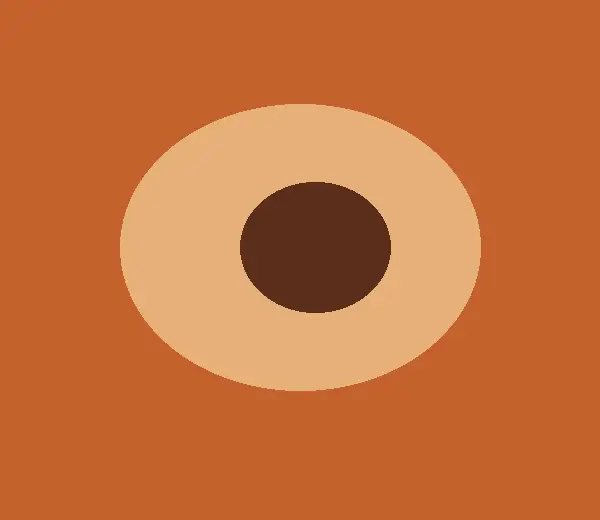
#> input picture 5s/test/fixture/img/i001.webp, 600 x 520 px
$ python -i build_deck.py   (imports and definitions only)
#> lines starting #> are read from the running program, lines starting #| are printed output that depends on the picture
#> further down, picture is the input picture: PIL image 600x520 RGB; mean R, G, B 198.2, 111.9, 59.6
#!/usr/bin/env python3
"""Build the 5s deck from the art database.

    artworks.db + Artsy artist genes + Artsy images  ->  dist/deck.json, dist/img/*.webp, dist/logo.webp

The deck is drawn from the artist's 5,021 Artsy saves: 80 cards per kind (image, object, space,
surface, colour) where the data allows. Every network result is cached under data/5s/ (artist genes,
gene families, downloaded images, texture analysis), so a re-run is cheap and the script can be
stopped and resumed at any point. Output goes to 5s/dist/, which is gitignored with data/: both hold
Artsy-derived material and the repository is public.

How the cards are chosen (greedy, seeded, so the same caches give the same deck):
  - eligible: an image, three Artsy colours and a title; not Ephemera, Reproduction, Books and
    Portfolios, Video/Film/Animation, Performance Art or Other (a missing category is inferred from
    the medium when that is unambiguous, e.g. "oil on canvas" -> Painting).
  - space first (scarcest): Architecture; Installations that name a room or a site or are made of
    light; pictures whose artists carry place genes (landscapes, cityscapes, interiors, ...) and whose
    titles name a place but not a figure. Then object (Design, Sculpture, Textiles, Jewelry, Fashion,
    3-D Mixed Media), surface (the best texture window of the likeliest works), image (the other
    pictures) and colour (any unused work, aimed at an even spread of chords and hues).
  - at most 2 cards per artist across the deck and 1 per kind; every card a different work; each
    pick weighs its quality against how under-represented its chord, hue, era and place still are.
  - surfaces skip artists of words and faces (text, typography, portrait genes), crops with lines of
    lettering, and a short list of works seen in review of the contact sheets.

After the Artsy cards come the artist's Architectural Authority bookmarks: buildings.json holds the
choices for each (hero photo, surface crop, materials, genes), data/aa/ the pages and photos that
gather_buildings.py fetched. Each gives a space card (b001...; an object card where buildings.json says
"kind": "object") and, where a crop was chosen, a surface card (m001...); their colours come from the app's own k-means (src/bring.js, through node).

Usage:  python3 5s/build_deck.py [--fetch-only] [--no-logo] [--out DIR]
"""
import argparse
import base64
import colorsys
import io
import json
import math
import random
import re
import sqlite3
import subprocess
import threading
import time
import urllib.error
import urllib.request
from concurrent.futures import ThreadPoolExecutor
from datetime import date
from pathlib import Path

import numpy as np
from PIL import Image, ImageDraw, ImageFilter, ImageOps

HERE = Path(__file__).resolve().parent
REPO = HERE.parent
DATA = REPO / "data" / "5s"
DB = DATA / "artworks.db"
IMG_CACHE = DATA / "images"
ARTISTS_JSON = DATA / "artist_genes.json"
FAMILIES_JSON = DATA / "gene_families.json"
TEXTURE_JSON = DATA / "texture_analysis.json"
DIST = HERE / "dist"
OUT_IMG = DIST / "img"
LOGO_SRC = HERE / "logo-source.jpg"
BUILDINGS_JSON = HERE / "buildings.json"   # the buildings' curated choices (committed)
AA = REPO / "data" / "aa"                  # their pages and photos, from gather_buildings.py
BRING_JS = HERE / "src" / "bring.js"       # the app's own colour k-means

GRAPHQL = "https://metaphysics-production.artsy.net/v2"
GENE_API = "https://api.artsy.net/api/v1/gene/"
UA = "5s-deck-builder/1 (a personal art database; low volume)"

PER_KIND = 80
KINDS = ["image", "object", "space", "surface", "colour"]
LETTER = {"image": "i", "object": "o", "space": "s", "surface": "u", "colour": "c"}
SEED = 5

EXCLUDED_CATEGORIES = {"Ephemera or Merchandise", "Reproduction", "Books and Portfolios",
                       "Video/Film/Animation", "Performance Art", "Other"}
OBJECT_CATEGORIES = {"Design/Decorative Art", "Sculpture", "Textile Arts", "Jewelry",
                     "Fashion Design and Wearable Art"}
SPACE_CATEGORIES = {"Architecture", "Installation"}
PICTURE_CATEGORIES = {"Painting", "Print", "Photography", "Drawing, Collage or other Work on Paper",
                      "Mixed Media", "Posters"}
KEPT_FAMILIES = {"Visual Qualities", "Design Concepts and Techniques", "Styles and Movements",
                 "Subject Matter"}

ERA_BUCKETS = [(1799, "Before 1800"), (1899, "1800s"), (1945, "1900–45"), (1969, "1945–69"),
               (1999, "1970–99"), (2009, "2000s"), (9999, "2010s–now")]


def log(*a):
    print(*a, flush=True)


# ----------------------------------------------------------------------------------------------
# cache helpers
# ----------------------------------------------------------------------------------------------

_json_lock = threading.Lock()


# [71 lines left out: functions load_json, save_json, http, load_works, artist_ids, artist_display, not called in this run]


INFER_CATEGORY = [  # for works the database left without a category: only confident cases
    (r"gelatin silver|silver gelatin|chromogenic|c-print|archival pigment|pigment print|inkjet|ink-jet|"
     r"albumen|platinum print|palladium print|dye transfer|cibachrome|ilfochrome|polaroid|photograph",
     "Photography"),
    (r"lithograph|screenprint|screen print|silkscreen|serigraph|etching|aquatint|drypoint|woodcut|"
     r"linocut|engraving|intaglio", "Print"),
    (r"\boil on\b|\bacrylic on\b|\boil and\b|\bon canvas\b|\bon linen\b|tempera|dispersion on", "Painting"),
    (r"\bon paper\b|charcoal|pastel|pencil|graphite|watercolou?r|gouache|\bink on\b|collage",
     "Drawing, Collage or other Work on Paper"),
    (r"\bbronze\b|fired clay|stoneware|earthenware|porcelain|\bceramic\b|\bmarble\b|cast iron",
     "Sculpture"),
]


# [15 lines left out: functions category_of, eligible, not called in this run]


def image_url(w, size):
    return re.sub(r"/large\.jpg$", f"/{size}.jpg", w["image_url"])


# ----------------------------------------------------------------------------------------------
# artist genes (Artsy GraphQL) and gene families (Artsy v1 gene endpoint), cached
# ----------------------------------------------------------------------------------------------

# [60 lines left out: functions fetch_artists, fetch_families, not called in this run]


# ----------------------------------------------------------------------------------------------
# catalog: materials, era, place
# ----------------------------------------------------------------------------------------------

# Photographic process words are matched first and removed, so "gelatin silver print" is a
# photograph and not silver, and "inkjet" is not ink.
PHOTO_RE = (r"gelatin[- ]silver|silver[- ]gelatin|albumen(?: silver)?|silver dye bleach|dye destruction|"
            r"chromogenic|c-print|\bc print|type[- ]c\b|archival pigment|pigment print|pigmented inkjet|"
            r"ink-?jet|gicl[ée]e|digital (?:c-)?print|lambda|platinum|palladium|cyanotype|dye[- ]transfer|"
            r"dye[- ]sublimation|cibachrome|ilfochrome|polaroid|daguerreotype|tintype|photogravure|"
            r"photograph\w*|\bphoto\b|salt(?:ed)? paper print|fujiflex|diasec|carbon print")
MATERIAL_TABLE = [
    ("screenprint", r"screen ?-?print\w*|silk ?-?screen\w*|serigraph\w*|pochoir|stencil|kappazuri"),
    ("lithograph", r"lithograph\w*|\blitho\b|offset"),
    ("woodcut", r"woodcut|wood ?block|wood engraving|linocut|lino ?cut|linoleum cut|relief print"),
    ("etching", r"etching(?! paper)|aquatint|drypoint|engraving|intaglio|mezzotint|soft[- ]ground|"
                r"collagraph|carborundum"),
    ("plastic", r"acrylic (?:glass|sheet|box|case|cube|block|panel|mirror)|plexi\w*|perspex|lucite|"
                r"plastic\w*|polycarbonate|polyurethane|polystyrene|polyethylene|polypropylene|vinyl|"
                r"\bpvc\b|silicone|\babs\b|rubber|foam|nylon"),
    ("pastel", r"pastel|(?<!black )chalk"),
    ("oil", r"\boils?\b|oil ?stick"),
    ("acrylic", r"acrylic|dispersion|synthetic polymer"),
    ("watercolour", r"water ?colou?r"),
    ("gouache", r"gouache"),
    ("ink", r"\binks?\b|sumi|felt[- ]tip|marker"),
    ("graphite", r"graphite|pencil|silverpoint"),
    ("charcoal", r"charcoal|conté|conte crayon|black chalk"),
    ("tempera", r"tempera"),
    ("canvas", r"canvas"),
    ("linen", r"linen|leinen"),
    ("panel", r"panel|masonite|hardboard|\bboard\b|\bmdf\b"),
    ("porcelain", r"porcelain|bone china"),
    ("ceramic", r"ceramic|stoneware|earthenware|terra ?-?cotta|\bclay\b|glazed?\b|raku|faience|majolica|"
                r"maiolica|slip\b"),
    ("marble", r"marble"),
    ("stone", r"\bstone\b|granite|limestone|sandstone|slate|basalt|onyx|travertine|alabaster|soapstone|"
              r"\bjade\b|obsidian|quartz"),
    ("concrete", r"concrete|cement"),
    ("plaster", r"plaster|stucco|hydrocal"),
    ("resin", r"resin|epoxy|fib(?:er|re) ?glass"),
    ("glass", r"glass|crystal"),
    ("bronze", r"bronze"),
    ("steel", r"steel"),
    ("iron", r"\biron\b|wrought"),
    ("aluminium", r"alumin(?:i)?um"),
    ("brass", r"brass"),
    ("copper", r"copper"),
    ("silver", r"silver|sterling"),
    ("gold", r"\bgold|gilt|gilded|gilding"),
    ("wood", r"\bwood(?!cut|block| engraving)\w*|walnut|\boak\b|teak|plywood|birch|maple|\bpine\b|beech|"
             r"mahogany|rosewood|\bash\b|cherry|bamboo|cedar|ebon\w*|veneer|timber|\belm\b|wenge|"
             r"palisander|jacaranda|rattan|cane\b|wicker"),
    ("wool", r"wool|mohair|cashmere|alpaca|merino"),
    ("silk", r"\bsilk\b(?! ?-?screen)"),
    ("cotton", r"cotton"),
    ("felt", r"\bfelt\b(?![- ]tip)"),
    ("leather", r"leather|suede|\bhide\b"),
    ("textile", r"textile|fabric|cloth|tapestry|embroider\w*|weav\w*|woven|thread|yarn|\brugs?\b|carpet|"
                r"quilt\w*|burlap|jute|hemp|denim|velvet|\blace\b|sisal|fib(?:er|re)s?\b|tuft\w*"),
    ("neon", r"\bneon\b|fluorescent|\bled\b|light ?bulbs?"),
    ("video", r"\bvideo\b|\bfilm\b|animation|\btv\b|television"),
    ("found objects", r"found object\w*|readymade|ready-made|objects"),
    ("mixed media", r"mixed[- ]media|assemblage|collage|combine"),
    ("paper", r"paper|card ?board|cardstock|vellum|newsprint|newspaper|\bjapon\b|washi|rives|arches"),
]


# [46 lines left out: functions materials_of, parse_year, era_of, not called in this run]


DEMONYMS = {
    "american": "United States", "us": "United States", "usa": "United States",
    "french": "France", "british": "United Kingdom", "english": "United Kingdom",
    "scottish": "United Kingdom", "welsh": "United Kingdom", "spanish": "Spain", "catalan": "Spain",
    "italian": "Italy", "german": "Germany", "dutch": "Netherlands", "flemish": "Belgium",
    "japanese": "Japan", "japan": "Japan", "swiss": "Switzerland", "chinese": "China", "russian": "Russia",
    "south korean": "South Korea", "korean": "South Korea", "korea": "South Korea",
    "australian": "Australia", "colombian": "Colombia", "belgian": "Belgium", "swedish": "Sweden",
    "brazilian": "Brazil", "austrian": "Austria", "canadian": "Canada", "danish": "Denmark",
    "argentine": "Argentina", "argentinian": "Argentina", "hungarian": "Hungary", "finnish": "Finland",
    "cuban": "Cuba", "iranian": "Iran", "south african": "South Africa", "romanian": "Romania",
    "mexican": "Mexico", "guyanese": "Guyana", "kenyan": "Kenya", "chilean": "Chile",
    "armenian": "Armenia", "iraqi": "Iraq", "polish": "Poland", "venezuelan": "Venezuela",
    "uruguayan": "Uruguay", "singaporean": "Singapore", "puerto rican": "Puerto Rico",
    "hong kong": "Hong Kong", "portuguese": "Portugal", "lithuanian": "Lithuania",
    "indonesian": "Indonesia", "filipino": "Philippines", "ethiopian": "Ethiopia",
    "ukrainian": "Ukraine", "ukraninan": "Ukraine", "peruvian": "Peru", "pakistani": "Pakistan",
    "norwegian": "Norway", "israeli": "Israel", "irish": "Ireland", "indian": "India", "greek": "Greece",
    "egyptian": "Egypt", "bulgarian": "Bulgaria", "turkish": "Turkey", "taiwanese": "Taiwan",
    "lebanese": "Lebanon", "guatemalan": "Guatemala", "georgian": "Georgia", "bosnian": "Bosnia and Herzegovina",
    "beninese": "Benin", "zimbabwean": "Zimbabwe", "vietnamese": "Vietnam", "thai": "Thailand",
    "sudanese": "Sudan", "slovene": "Slovenia", "slovenian": "Slovenia", "nigerian": "Nigeria",
    "luxembourgish": "Luxembourg", "latvian": "Latvia", "ivorian": "Côte d'Ivoire", "czech": "Czechia",
    "cypriot": "Cyprus", "burkinabé": "Burkina Faso", "burkinabe": "Burkina Faso", "icelandic": "Iceland",
    "ghanaian": "Ghana", "senegalese": "Senegal", "malian": "Mali", "moroccan": "Morocco",
    "algerian": "Algeria", "tunisian": "Tunisia", "saudi": "Saudi Arabia", "emirati": "United Arab Emirates",
    "syrian": "Syria", "palestinian": "Palestine", "jordanian": "Jordan", "afghan": "Afghanistan",
    "bangladeshi": "Bangladesh", "sri lankan": "Sri Lanka", "nepalese": "Nepal", "malaysian": "Malaysia",
    "new zealand": "New Zealand", "new zealander": "New Zealand", "ecuadorian": "Ecuador",
    "bolivian": "Bolivia", "paraguayan": "Paraguay", "costa rican": "Costa Rica", "panamanian": "Panama",
    "dominican": "Dominican Republic", "haitian": "Haiti", "jamaican": "Jamaica", "trinidadian": "Trinidad and Tobago",
    "croatian": "Croatia", "serbian": "Serbia", "slovak": "Slovakia", "estonian": "Estonia",
    "belarusian": "Belarus", "macedonian": "North Macedonia", "albanian": "Albania", "maltese": "Malta",
    "mongolian": "Mongolia", "cameroonian": "Cameroon", "congolese": "DR Congo", "ugandan": "Uganda",
    "tanzanian": "Tanzania", "zambian": "Zambia", "mozambican": "Mozambique", "angolan": "Angola",
    "namibian": "Namibia", "botswanan": "Botswana", "native american": "United States",
    "indigenous australian": "Australia", "chickasaw": "United States", "tlingit": "United States",
    "salvadoran": "El Salvador", "honduran": "Honduras", "nicaraguan": "Nicaragua", "scandinavian": None,
}


# [20 lines left out: function place_of, not called in this run]


# ----------------------------------------------------------------------------------------------
# colour: hue names and chords (for spreading the deck; the app has its own FiveS.chord)
# ----------------------------------------------------------------------------------------------

HUE_NAMES = ["red", "orange", "yellow", "lime", "green", "mint", "cyan", "azure", "blue", "violet",
             "magenta", "rose"]


def hex_rgb(h):
    h = h.lstrip("#")
    return tuple(int(h[i:i + 2], 16) / 255 for i in (0, 2, 4))


# [4 lines left out: function hsl, not called in this run]


def chroma(h):
    r, g, b = hex_rgb(h)
    return max(r, g, b) - min(r, g, b)


def is_neutral(h):
    _, s, l = hsl(h)
    return chroma(h) < 0.10 or s < 0.12 or l < 0.07 or l > 0.95


# [5 lines left out: function hue_name, not called in this run]


def hue_dist(a, b):
    d = abs(a - b) % 360
    return min(d, 360 - d)


# [25 lines left out: functions chord_of, main_hue, not called in this run]


def lum(h):
    r, g, b = hex_rgb(h)
    return 0.2126 * r + 0.7152 * g + 0.0722 * b


# [4 lines left out: function colour_spread, not called in this run]


# ----------------------------------------------------------------------------------------------
# images
# ----------------------------------------------------------------------------------------------

_last_fetch = [0.0]
_fetch_lock = threading.Lock()


# [37 lines left out: functions cached_image, open_rgb, best_source, not called in this run]


# ----------------------------------------------------------------------------------------------
# texture analysis: find the best square window for a Surface card
# ----------------------------------------------------------------------------------------------

def box_mean(a, k):
    """Mean over k x k boxes at every position (valid), via an integral image."""
    c = np.pad(a, ((1, 0), (1, 0))).cumsum(0).cumsum(1)
    return (c[k:, k:] - c[:-k, k:] - c[k:, :-k] + c[:-k, :-k]) / (k * k)


def analyse_texture(im, side_frac=0.25, cells=4):
    """Score square windows (side = side_frac of the shorter side) for all-over texture.

    Works on a copy scaled so the window is 96 px. A window scores by the weakest of its 4x4
    sub-cells (so a window with a blank void, a background corner or a smooth sky loses), damped
    when a single line dominates it (a frame edge, a silhouette, a horizon), when much of it is
    near-white or near-black paper/ground (text, blank margins), and kept off the outer 9% (frames,
    mats, borders). Returns dict(score, x, y, s as fractions of the image, density).
    """
#> called with side_frac = 0.25, cells = 4
    W, H = im.size
    win = 96
    scale = win / (side_frac * min(W, H))
    aw, ah = max(win + 2, round(W * scale)), max(win + 2, round(H * scale))
    small = im.resize((aw, ah), Image.LANCZOS).filter(ImageFilter.GaussianBlur(0.8))
    a = np.asarray(small, dtype=np.float32) / 255.0
    L = a @ np.array([0.2126, 0.7152, 0.0722], dtype=np.float32)
    mx, mn = a.max(2), a.min(2)
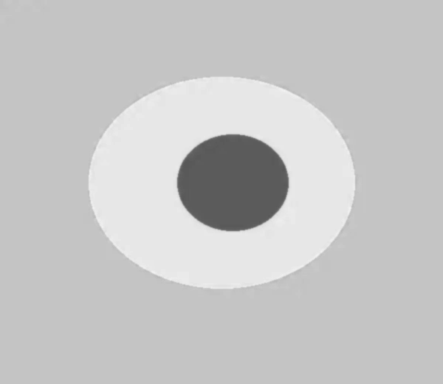
#> mx: shape (384, 443) float32; min 0.341, max 0.945, mean 0.777
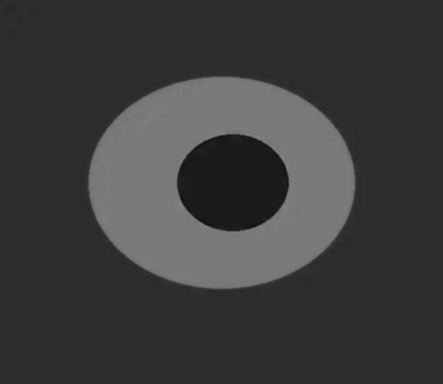
#> mn: shape (384, 443) float32; min 0.0627, max 0.518, mean 0.234
    sat = mx - mn
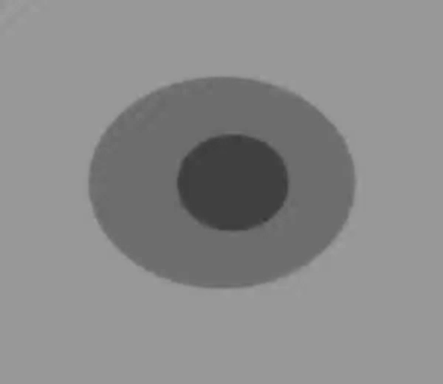
#> sat: shape (384, 443) float32; min 0.216, max 0.624, mean 0.543
    gy, gx = np.gradient(L)
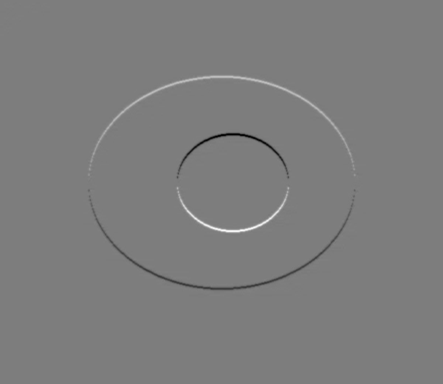
#> gy: shape (384, 443) float32; min -0.209, max 0.215, mean 8.8e-08; drawn with min black and max white
    G = np.hypot(gx, gy)
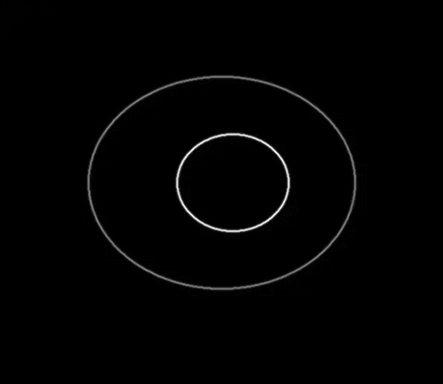
#> G: shape (384, 443) float32; min 0, max 0.24, mean 0.00232; drawn with min black and max white
    # colour gradient too, so a texture of equal-lightness hues still counts
    cg = sum(np.hypot(*np.gradient(a[:, :, c])) for c in range(3)) / 3
    E = np.maximum(G, 0.7 * cg)
    cell = win // cells
    # per-cell mean energy and lightness std at every position, sampled on a stride grid
    e_cell = box_mean(E, cell)
    l_mean = box_mean(L, cell)
#> call 2 of box_mean, with k = 24
#> in box_mean (call 2), `c = np.pad(a, ((1, 0), (1, 0))).cumsum(0).cumsum(1)`:
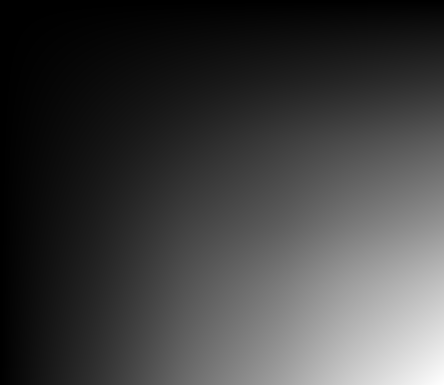
#> c: shape (385, 444) float32; min 0, max 84358.8, mean 21233.4; drawn with min black and max white
#> in box_mean (call 2), `return (c[k:, k:] - c[:-k, k:] - c[k:, :-k] + c[:-k, :-k]) / (k * k)`:
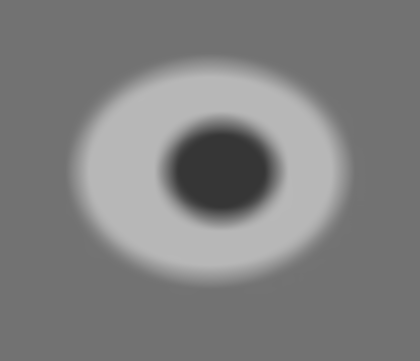
#> returned value: shape (361, 420) float32; min 0.212, max 0.723, mean 0.501
    l_sq = box_mean(L * L, cell)
#> (the rest of the program and of its run is left out)
